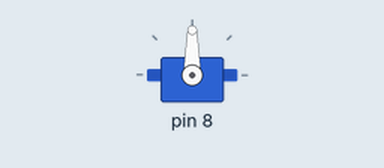
A sketch run on a simulated Arduino Uno, built with avr-gcc and run on an emulated ATmega328P. Shown: servo.

Above: at 0.05 s.
Timing chart, 0 to 3.5 s (numbered marks = the images above):
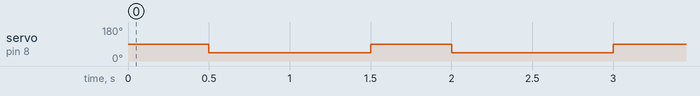

Measured:
- by itself, servo on pin 8: alternates 90° for 0.50 s and 45° for 1.0 s

The sketch:

elbow.ino
```cpp
#include "elbow.h"

#define P_Elb1 6
#define P_Elb2 7
#define P_Elb3 8

Elbow Elb1(P_Elb1);
Elbow Elb2(P_Elb2);
Elbow Elb3(P_Elb3);

void setup() {
  Serial.begin(9600);
  Elb1.initE();
  Elb2.initE();
  Elb3.initE();
}

void loop() {
  int ang1 = 90; int ang2 = 45; int ang3 = 45;
  Elb1.turn(ang1);
  Elb2.turn(ang2);
  Elb3.turn(ang2);
}
```

elbow.cpp
```cpp
#include "elbow.h"
#include "Servo.h"

Servo aServo;

Elbow::Elbow(int pin){
  this->pin = pin;
}

void Elbow::initE() {
  aServo.attach(pin);
}

void Elbow::turn(int angle) {
  aServo.write(angle);
  delay(500);
}
```

elbow.h
```cpp
#ifndef ELBOW_H
#define ELBOW_H

#include <Arduino.h>
#include <Wire.h>

class Elbow {
  private:
  public:
    int pin;
    Elbow() {}
    Elbow(int pin);
    void initE();
    void turn(int angle);
};

#endif
```
